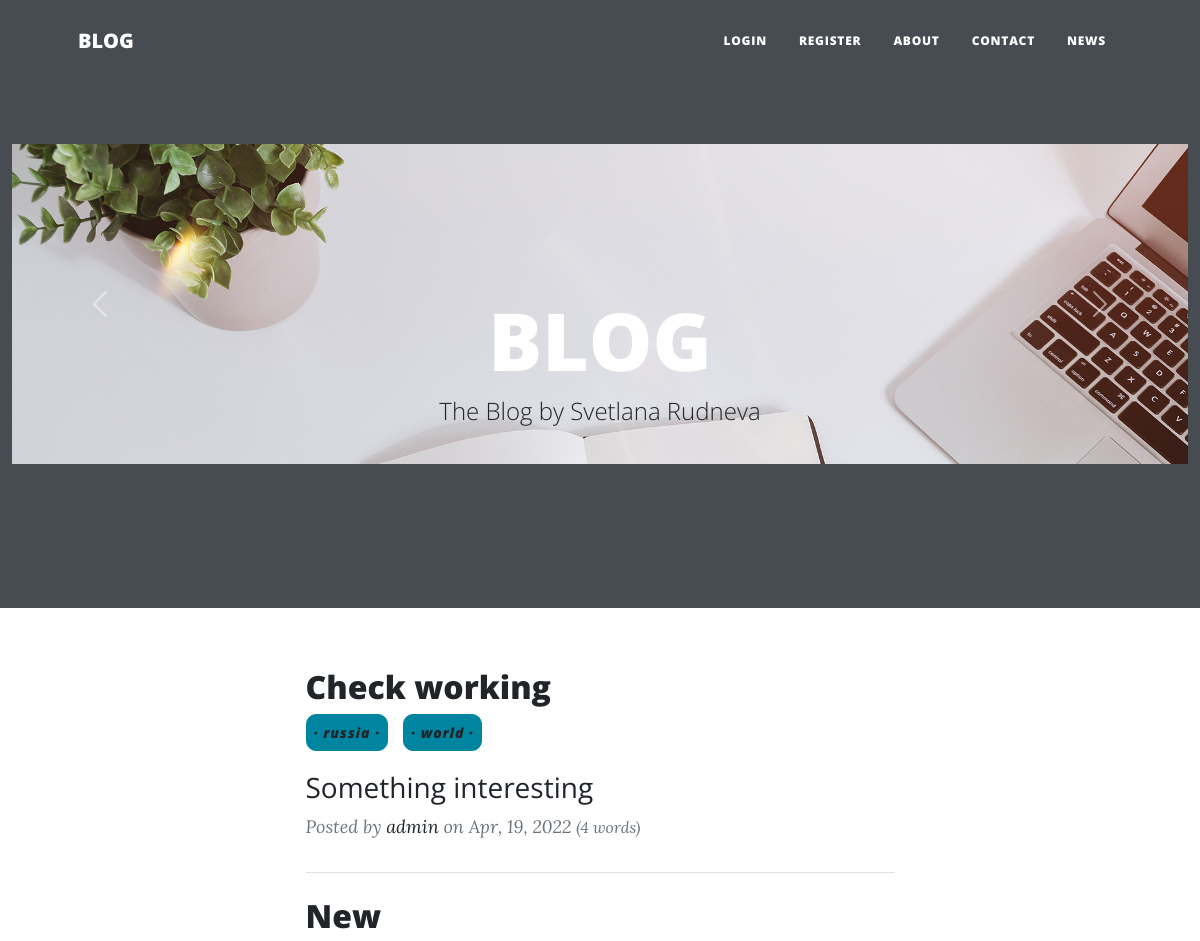
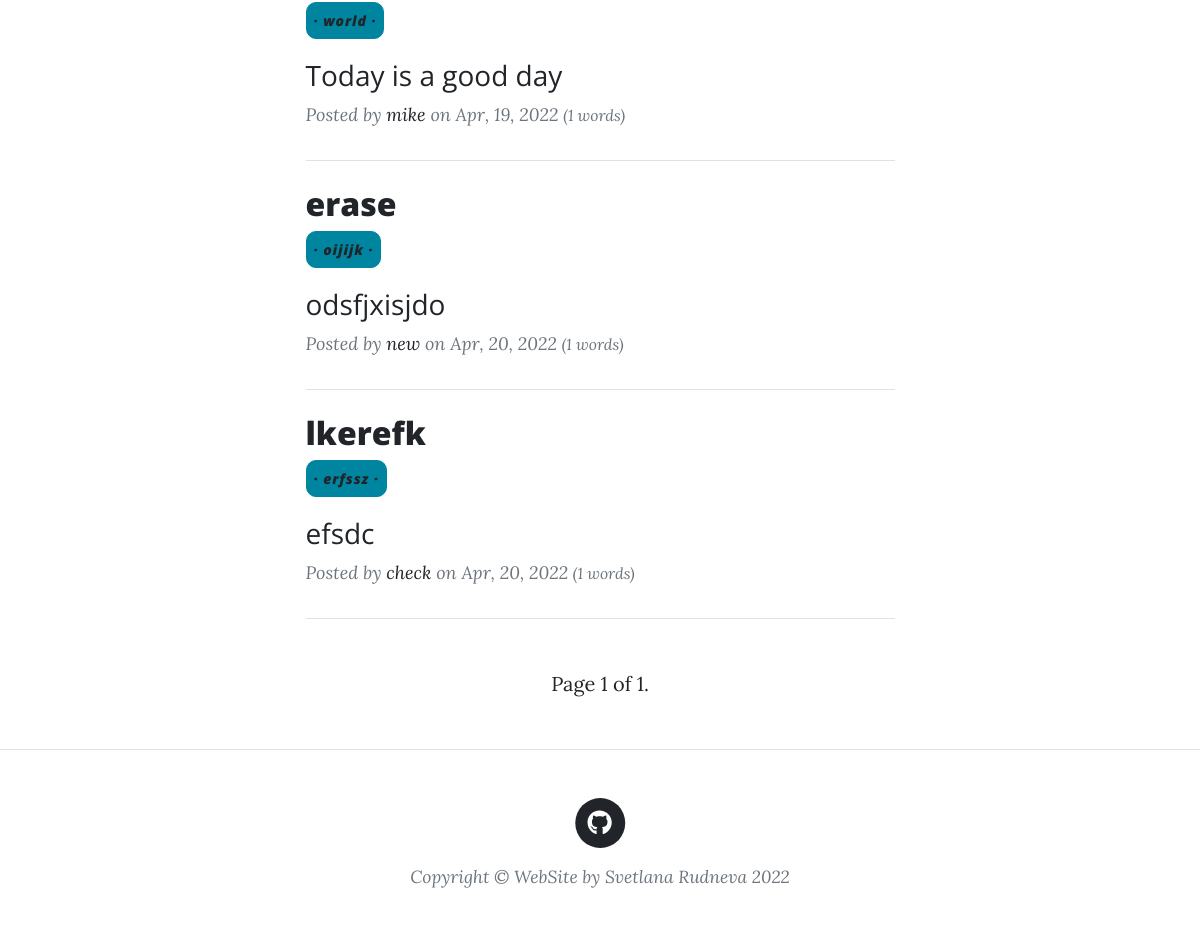
The page / on the database its author committed (2 pictures, top to bottom).
### home/models.py (models this page shows, shortened)
class blogModel(models.Model):
    class Meta:
        verbose_name_plural = "Posts"
    author = models.ForeignKey(settings.AUTH_USER_MODEL, on_delete=models.PROTECT)
    title = models.CharField(max_length=200)
    content = FroalaField(options={'toolbarInline': True,})
    summary = models.TextField(max_length=500, blank=True, null=True)
    tags = models.ManyToManyField(Tag, related_name="posts")
    comments = GenericRelation(Comment)
    slug = models.SlugField(max_length=50, null=True, blank=True)
    image = models.ImageField(upload_to="blog", blank=True, null=True)
    created_at = models.DateTimeField(auto_now_add=True)
    upload_date = models.DateTimeField(auto_now_add=True)
    modified_at = models.DateTimeField(auto_now=True)
    published_at = models.DateTimeField(blank=True, null=True, db_index=True)
    all_tags = TaggableManager()

### home/views.py (the view)
# urls.py: path('', include('home.urls')),
def home(request):
    context = {}
    posts = (
        blogModel.objects.filter(published_at__lte=timezone.now())
        .select_related("author")
        .defer('created_at', 'modified_at')
    )
    current_page = Paginator(posts, 7)
    page = request.GET.get('page')
    try:
        context['posts'] = current_page.page(page)
    except PageNotAnInteger:
        context['posts'] = current_page.page(1)
    except EmptyPage:
        context['posts'] = current_page.page(current_page.num_pages)
    return render(request, 'home.html', context)

### home/templatetags/blog_extras.py (called while the page is built)
@register.filter
def author_details(author, current_user=None):
    if not isinstance(author, user_model):
        return ""  # return empty string as safe default
    if author == current_user:
        return format_html("<strong>me</strong>")
    if author.first_name and author.last_name:
        name = f"{author.first_name} {author.last_name}"
    else:
        name = f"{author.username}"
    if author.email:
        prefix = ""
        suffix = ""
    else:
        prefix = ""
        suffix = ""
    return format_html('{}{}{}', prefix, name, suffix)

### home/templates/home.html (shortened to what this page needs)
{% extends 'base.html' %}
{% load static %}
{% block content %}
    <header class="masthead">
        <div class="container-fluid home-slider">
            <div id="carouselExampleCaptions" class="carousel slide" data-ride="carousel">
                <div class="carousel-inner">
                    <div class="carousel-item active">
                        <img src="{% static 'img/home-bg.jpg' %}" class="d-block w-100" alt="Первая картинка">
                        <div class="carousel-caption d-none d-md-block">
                            <div class="container position-relative px-4 px-lg-5">
                                <div class="row gx-4 gx-lg-5 justify-content-center">
                                    <div class="col-md-10 col-lg-8 col-xl-7">
                                        <div class="site-heading">
                                            <h1>BLOG</h1>
                                            <span class="subheading"><a href="{% url 'about' %}">The Blog by Svetlana Rudneva</a></span>
                                        </div>
                                    </div>
                                </div>
                            </div>
                        </div>
                    </div>
                </div>
                <a class="carousel-control-prev" href="#carouselExampleCaptions" role="button" data-slide="prev">
                    <span class="carousel-control-prev-icon" aria-hidden="true"></span>
                </a>
                <a class="carousel-control-next" href="#carouselExampleCaptions" role="button" data-slide="next">
                    <span class="carousel-control-next-icon" aria-hidden="true"></span>
                </a>
            </div>
        </div>
    </header>
    <div class="container px-4 px-lg-5" style="margin-top: 60px;">
        <div class="row gx-4 gx-lg-5 justify-content-center">
            <div class="col-md-10 col-lg-8 col-xl-7">
                {% for post in posts %}
                <div class="post-preview">
                        <h2 class="post-title"><a href="{% url 'posts' post.slug %}">{{ post.title }}</a></h2>
                        <div class="tags" style="display: flex; flex-direction: row; item-align: center; width: 100%;">
                            {% for tag in post.all_tags.all %}
                                <button class="btn btn-primary" style="border-radius:10px; padding:7px; margin-right:15px; font-style:italic; color: black; margin-bottom: 20px;"><a href="{% url 'post_list_by_tag' tag.slug %}">&middot; {{ tag.slug }} &middot;</a></button>
                            {% endfor %}
                        </div>
                        {% if post.summary  %}
                        <h3 class="post-subtitle" style="font-weight:normal">{{ post.summary }}</h3>
                        {% endif %}
                    <p class="post-meta">
                        {% include "post-byline.html" %}
                        <small>({{ post.content|wordcount }} words)</small>
                    </p>
                </div>
                <hr class="my-4" />
                {% endfor %}
                {% include 'paginator.html' with page=posts %}
            </div>
        </div>
    </div>
{% endblock %}

### home/templates/post-byline.html
{% load blog_extras %}
Posted by <a href="{% url 'about_author' post.author %}">{{ post.author|author_details:request.user }}</a> on {{ post.published_at|date:"M, d, Y" }}

### rows shown on the page
blogModel: title "Check working", summary "Something interesting", author|author_details "admin", published_at "Apr, 19, 2022", content "4"
Tag: slug "russia"
Tag: slug "world"
blogModel: title "New", summary "Today is a good day", author|author_details "mike", published_at "Apr, 19, 2022", content "1"
blogModel: title "erase", summary "odsfjxisjdo", author|author_details "new", published_at "Apr, 20, 2022", content "1"
Tag: slug "oijijk"
blogModel: title "lkerefk", summary "efsdc", author|author_details "check", published_at "Apr, 20, 2022", content "1"
Tag: slug "erfssz"

### other values the page prints
{{ page.number }} "1"
{{ page.paginator.num_pages }} "1"
